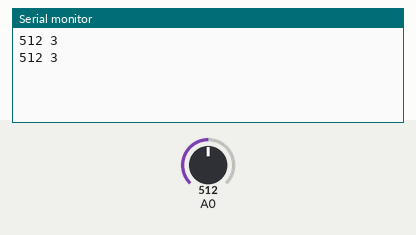
This sketch was run on a simulated Arduino Uno, built with avr-gcc and run on an emulated ATmega328P. Parts: the last lines printed to the serial monitor. The test bench sets the inputs (shaded band); at power-on: A0 = 512.

Above: at 1.8 s.
1.9 s: A0 set to 716
At 2.4 s:
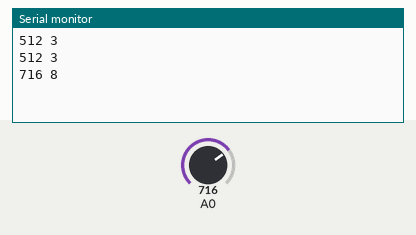
3.4 s: A0 set to 900
At 4.8 s:
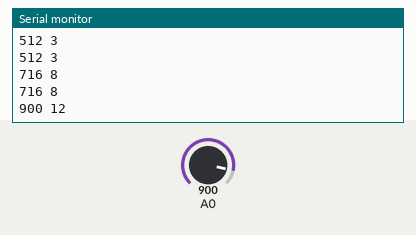
Timing chart, 0 to 6.4 s (numbered marks = the images above; inputs shaded):
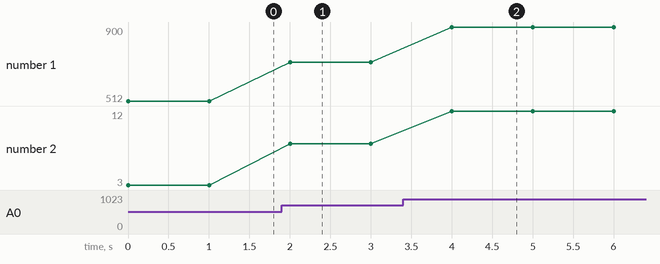

The sketch:

Halfsteps.ino
```cpp
#include <math.h>

int halfsteps(float, float);

void setup() {
  // put your setup code here, to run once:
  Serial.begin(115200);
}

void loop() {
  int rawhz;

  rawhz = analogRead(A0);
  Serial.print(rawhz); Serial.print(" ");
  Serial.println(halfsteps((float)rawhz, 440.0));
  delay(1000);
}

int halfsteps(float f, float ref) {
  return roundf(12.0 * log(f/ref) / log(2.0));
}
```

Measured:
- after the input at 1.9 s, the serial monitor: prints a new line after 0.10 s (image 1)
- after the input at 3.4 s, the serial monitor: prints a new line after 0.60 s (image 2)
- plotted number 1: 512 → 716 after the input at 1.9 s, 716 → 900 after the input at 3.4 s
- plotted number 2: 3 → 8 after the input at 1.9 s, 8 → 12 after the input at 3.4 s
